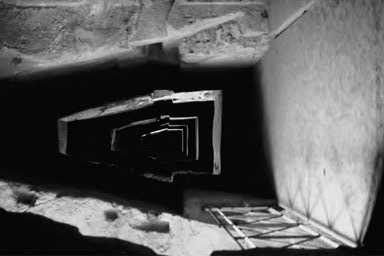
#> input picture DIP/hw1_input/97.png, 384 x 256 px
$ python hw1.py   (Python 2 division)   (older library calls are emulated)
#> lines starting #> are read from the running program, lines starting #| are printed output that depends on the picture
#-*-coding:utf8-*-
import numpy as np
from scipy.misc import imread, imsave
import numpy as np
import matplotlib as mpl
from matplotlib import pyplot as plt
import os
import skimage
from skimage import io
import sys

def scale(im,h,w):
    [height,weight] = np.shape(im)
    newIm = np.zeros([h,w],dtype=int)
    downH = downW = True
    if h > height:
        downH = False
    if w > weight:
        downW = False
    for i in range(h):
        for j in range(w):
            [u,posi] = np.modf(1. * i * height / h)
            [v,posj] = np.modf(1. * j * weight / w)
            if downH: u = 0
            if downW: v = 0
            posi = int(posi)
            posj = int(posj)
            a = b = c = d = im[posi, posj]
            if posj + 1 < weight:
                b = im[posi, posj + 1]
            if posi + 1 < height:
                c = im[posi + 1, posj]
            if posi + 1 < height and posj + 1 < weight:
                d = im[posi + 1, posj + 1]
            newIm[i, j] = int(np.round((1 - u) * (1 - v) * a +\
                                   (1 - u) * v * b + u * (1 - v) * c +\
                                   u * v * d))
    return newIm

def quantize(im,level):
    olevel = 256.
    im = im.copy()
    [height,weight] = np.shape(im)
    for i in range(height):
        for j in range(weight):
            im[i,j] = np.uint8(np.round(((olevel - 1) / (level - 1)) * \
                               np.floor(im[i,j] * level / olevel) ))
    return im

def downSampling(im,h,w):
	[height,weight] = np.shape(im)
	newIm = np.zeros([h,w])
	for i in range(h):
		for j in range(w):
 			posi = int(np.floor(i * height / h))
			posj = int(np.floor(j * weight / w))
			newIm[i,j] = im[posi,posj]
	return newIm

def hw1():
    filename = os.path.join('../', 'hw1_input', '97.png')
    im = imread(filename)
#> im is the input picture: shape (256, 384); min 0, max 255, mean 91

    [height,weight] = np.shape(im)
#> height = 256; weight = 384

    plt.subplot(331)
    plt.imshow(im, mpl.cm.gray_r)
    plt.title(str(weight)+'*'+str(height),fontproperties='SimHei')

    newIm = scale(im, 128, 192)
    plt.subplot(332)
    plt.imshow(newIm, mpl.cm.gray_r)
    plt.title(u'192×128', fontproperties='SimHei')

    newIm = scale(im, 64, 96)
#> call 2 of scale, with h = 64, w = 96
#> after the loop in scale (call 2), `for i in range(h):`:
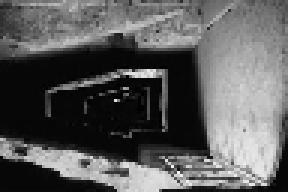
#> newIm: shape (64, 96) int64 (shown 3 times larger); min 0, max 243, mean 91
    plt.subplot(333)
    plt.imshow(newIm, mpl.cm.gray_r)
    plt.title(u'96×64', fontproperties='SimHei')

    newIm = scale(im, 32, 48)
#> call 3 of scale, with h = 32, w = 48
#> after the loop in scale (call 3), `for i in range(h):`:
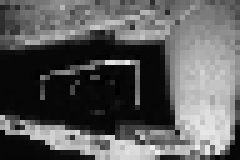
#> newIm: shape (32, 48) int64 (shown 5 times larger); min 0, max 239, mean 91.5
    plt.subplot(334)
    plt.imshow(newIm, mpl.cm.gray_r)
    plt.title(u'48×32', fontproperties='SimHei')


    newIm = scale(im, 16, 24)
    plt.subplot(335)
    plt.imshow(newIm, mpl.cm.gray_r)
    plt.title(u'24×16', fontproperties='SimHei')

    newIm = scale(im, 8, 12)
    plt.subplot(336)
    plt.imshow(newIm, mpl.cm.gray_r)
    plt.title(u'12×8', fontproperties='SimHei')

    newIm = scale(im, 200, 300)
#> after the loop in scale (call 6), `for i in range(h):`:
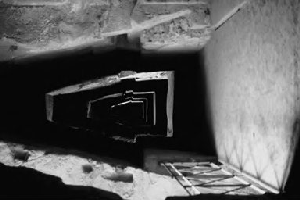
#> newIm: shape (200, 300) int64; min 0, max 255, mean 91
    plt.subplot(337)
    plt.imshow(newIm, mpl.cm.gray_r)
    plt.title(u'300×200', fontproperties='SimHei')

    newIm = scale(im, 300, 450)
    plt.subplot(338)
    plt.imshow(newIm, mpl.cm.gray_r)
    plt.title(u'450×300', fontproperties='SimHei')

    newIm = scale(im, 200, 500)
#> after the loop in scale (call 8), `for i in range(h):`:
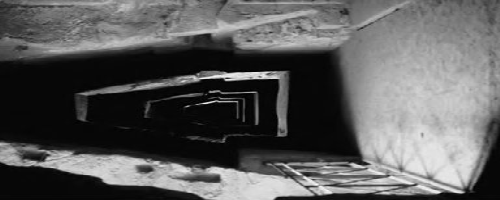
#> newIm: shape (200, 500) int64; min 0, max 251, mean 91.2
    plt.subplot(339)
    plt.imshow(newIm, mpl.cm.gray_r)
    plt.title(u'500×200', fontproperties='SimHei')

    plt.show()
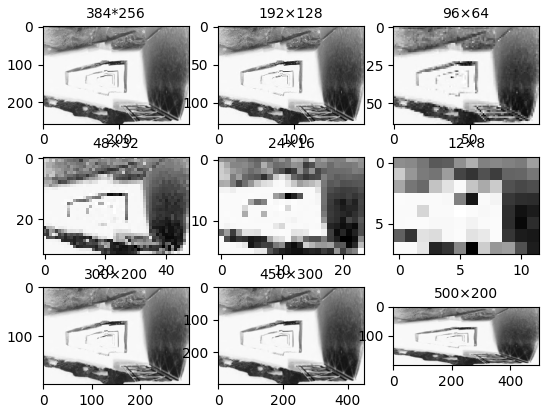
#> figure drawn by matplotlib, 9 panels

    plt.subplot(231)
    print type(im[0,0])
#| <class 'numpy.uint8'>
    plt.imshow(im, 'gray')
    plt.title('origin', fontproperties='SimHei')

    levels = [128, 32, 8, 4, 2]

    for (i,level) in enumerate(levels):
        newIm = quantize(im, level)
        plt.subplot(232+i)
        plt.imshow(newIm, 'gray')
        plt.title('level='+str(level), fontproperties='SimHei')
#> this loop made 5 passes
#> pass 3, in hw1, `newIm = quantize(im, level)`:
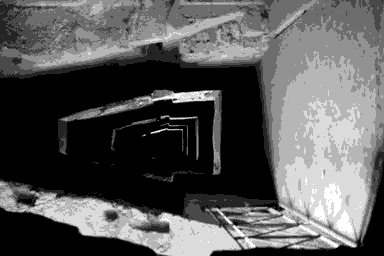
#> newIm: shape (256, 384); min 0, max 255, mean 88.8

    plt.show()
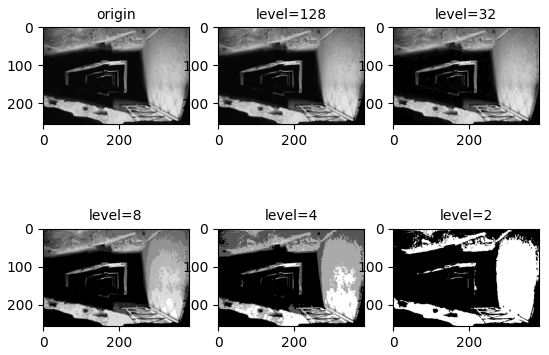
#> figure drawn by matplotlib, 6 panels


if __name__ == '__main__':
    hw1()
